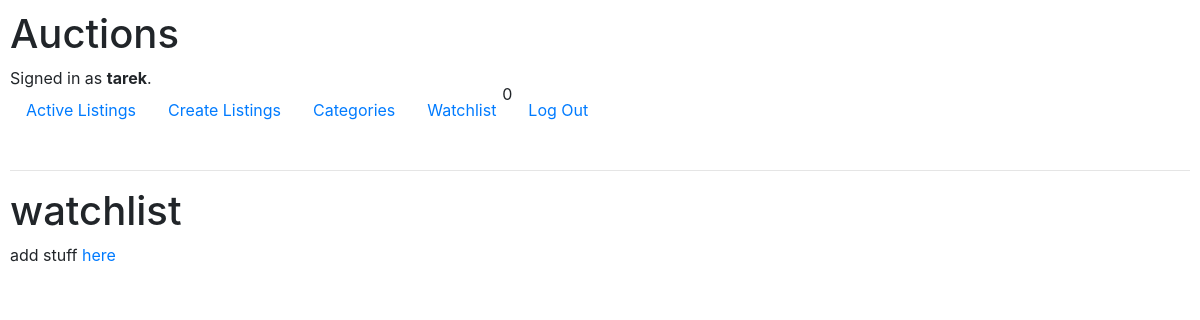
Page /watchlist (signed in) on the earlier database version.
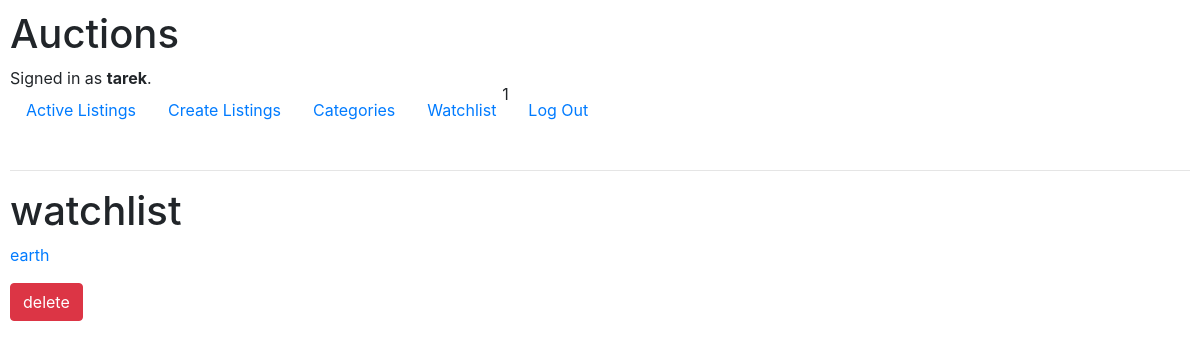
Same page on the later database version.
### auctions/models.py (models this page shows, shortened)
class Listing(models.Model):
    user = models.ForeignKey(User, on_delete=models.PROTECT, default='',  null=True )
    title = models.CharField(max_length=200)
    description = models.TextField()
    image = models.ImageField(upload_to='media/')
    price = models.FloatField()
    category = models.ForeignKey(Category,on_delete=models.CASCADE,default='',blank=True, null=True)
    watchers = models.ManyToManyField(User,blank=True,related_name="listings",default=None)
    is_active = models.BooleanField(default=True)

### auctions/views.py (the view)
# urls.py: path("watchlist", views.watchlist, name="watchlist"),
@login_required(login_url='/login')
def watchlist(request):
    listings = request.user.listings.all()
    watchers = request.user.listings.all()
    return render(request,"auctions/watchlist.html", {
        "listings": listings,
        "watchers": watchers
    })

### auctions/templates/auctions/watchlist.html (shortened to what this page needs)
{% extends "auctions/layout.html" %}
{% block body %}
<h1>watchlist</h1>
{% if listings.count == 0 %}
    <span>add stuff <a href="/">here</a></span>
{% else %}
    {% for listing in listings %}
    <a href="{% url 'listing' id=listing.id %}">
        <p>{{listing.title}}</p>
        <form action="{% url 'deletewatchlist' id=listing.id %}" method="post">
            <input class="btn btn-danger" type="submit" value="delete" name="delete">
        </form>
    </a>
    {% endfor %}
{% endif %}
{% endblock %}

### auctions/templates/auctions/layout.html (shortened to what this page needs)
{% load static %}
<!DOCTYPE html>
<html lang="en">
    <head>
        <link rel="stylesheet" href="https://stackpath.bootstrapcdn.com/bootstrap/4.4.1/css/bootstrap.min.css">
        <link href="{% static 'auctions/styles.css' %}" rel="stylesheet" type="text/css">
    </head>
    <body>
        <h1>Auctions</h1>
        <div>
            {% if user.is_authenticated %}
                Signed in as <strong>{{ user.username }}</strong>.
            {% else %}
                Not signed in.
            {% endif %}
        </div>
        <ul class="nav">
            <li class="nav-item">
                <a class="nav-link" href="{% url 'index' %}">Active Listings</a>
            </li>
            <li class="nav-item">
                <a class="nav-link" href="{% url 'create' %}">Create Listings</a>
            </li>
            <li class="nav-item">
                <a class="nav-link" href="{% url 'categories' %}">Categories</a>
            </li>
            {% if user.is_authenticated and watchers.count > 0 %}
            <li class="nav-item" >
                <a class="nav-link" href="{% url 'watchlist' %}">Watchlist</a>   <span class="watchers">{{ watchers.count }}</span>
            </li>
            {% else %}
            <li class="nav-item" >
                <a class="nav-link" href="{% url 'watchlist' %}">Watchlist</a>   <span class="watchers">0</span>
            </li>
            {% endif %}
            {% if user.is_authenticated %}
                <li class="nav-item">
                    <a class="nav-link" href="{% url 'logout' %}">Log Out</a>
                </li>
            {% endif %}
        </ul>
        <hr>
        {% block body %}
        {% endblock %}
    </body>
</html>

Differences in the rows shown:
added Listing: title "earth"
Other differences:
{{ watchers.count }}: (not shown) → "1"
text no longer shown: "0 add stuff here"
